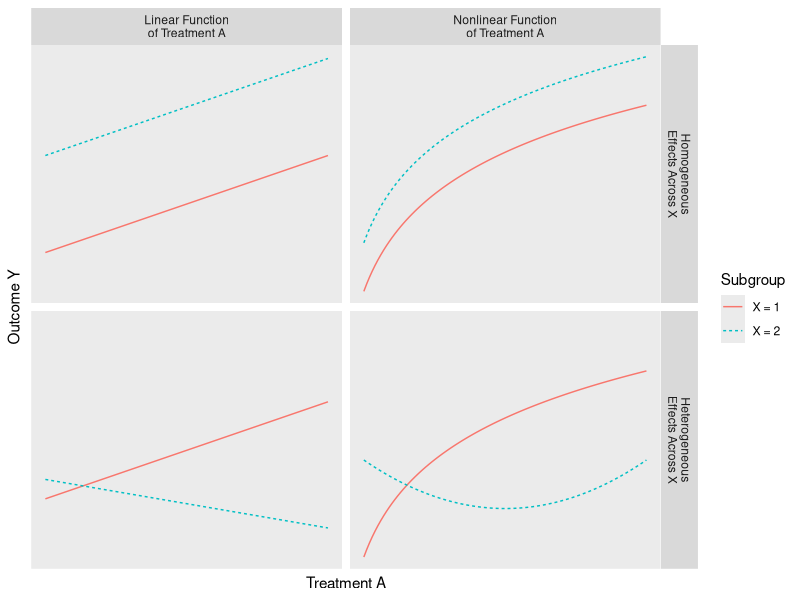
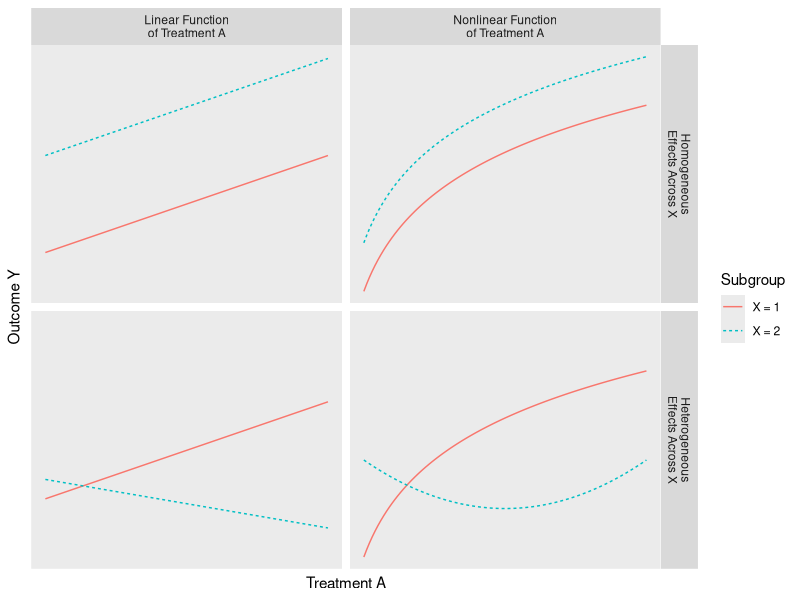

Write R code to recreate these figures, in order.
# Simulation showing the four possible settings

library(tidyverse)

tibble(a = rep(seq(0,1,.01), 2)) |>
  mutate(
    x = rep(1:2, each = 101)
  ) |>
  mutate(
    linear_homogeneous = x + a,
    linear_heterogeneous = 1 + .2 * x + ifelse(x == 1, 1, -.5) * a,
    nonlinear_homogeneous = .1 + .5 * x + .8*(log(a + .1) - log(.1)),
    nonlinear_heterogeneous = case_when(
      x == 1 ~ .1 + .5 * x + .8*(log(a + .1) - log(.1)),
      x == 2 ~ .1 + .5 * x + 2*(a - .5) ^ 2
    )
  ) |>
  pivot_longer(cols = -c("x","a"), values_to = "y") |>
  separate(name, into = c("linearity","homogeneity")) |>
  mutate(homogeneity = fct_rev(homogeneity)) |>
  ggplot(aes(x = a, y = y, color = paste0("X = ",x), linetype = paste0("X = ",x))) +
  geom_line() +
  facet_grid(
    homogeneity ~ linearity,
    labeller = as_labeller(function(x) {
      case_when(
        x == "homogeneous" ~ "Homogeneous\nEffects Across X",
        x == "heterogeneous" ~ "Heterogeneous\nEffects Across X",
        x == "linear" ~ "Linear Function\nof Treatment A",
        x == "nonlinear" ~ "Nonlinear Function\nof Treatment A"
      )
    })
  ) +
  labs(
    color = "Subgroup",
    linetype = "Subgroup",
    x = "Treatment A",
    y = "Outcome Y"
  ) +
  theme(panel.grid = element_blank(),
        axis.ticks = element_blank(),
        axis.text = element_blank())

ggsave("figures/nonlinear_heterogeneous_conceptual.pdf", height = 3, width = 4.5)